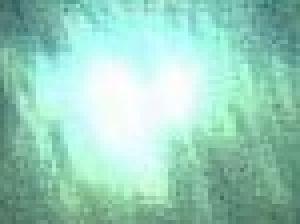
#> input picture CutRE/bboxreflejo (1999).jpg, 75 x 56 px (shown 4 times larger); its folder holds only this picture in this run
$ python brillo_CaracteRE.py
#> lines starting #> are read from the running program, lines starting #| are printed output that depends on the picture
# -*- coding: utf-8 -*-
"""
Created on Sun Aug  4 00:27:48 2019

@author: Usuario
"""

import cv2
import pylab as plt
from matplotlib import pyplot as plt
import numpy as np
import glob
import pandas as pd
#from scipy import stats
from contrasbrillo import contraste, brillo

brilloop2= []
brillomedia = []
contras = []
des=[]


for image in glob.glob('*.jpg'):
    #image = '00002.jpg'
    im = cv2.imread(image)
#> im is the input picture: shape (56, 75, 3); mean B, G, R 188.6, 207.8, 152.5
    R,G,B=cv2.split(im)
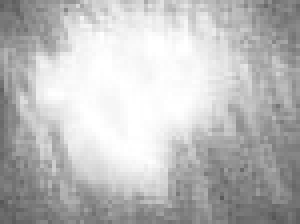
#> R: shape (56, 75) (shown 4 times larger); min 86, max 255, mean 188.6
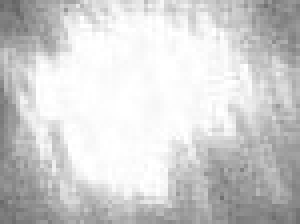
#> G: shape (56, 75) (shown 4 times larger); min 101, max 255, mean 207.8
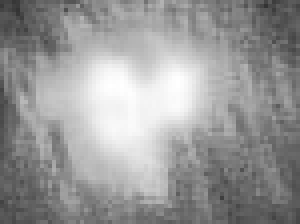
#> B: shape (56, 75) (shown 4 times larger); min 51, max 255, mean 152.5
    w,h,ch=im.shape
#> w = 56; h = 75; ch = 3
    brillon=np.sqrt(0.241*R**2+0.691*G**2+0.068*B**2)/(w*h)
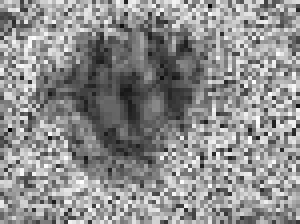
#> brillon: shape (56, 75) float64 (shown 4 times larger); min 0, max 0.00367, mean 0.00205; drawn with min black and max white
    brillomedia.append(np.mean(brillon))
    img=cv2.cvtColor(im,cv2.COLOR_RGB2GRAY)
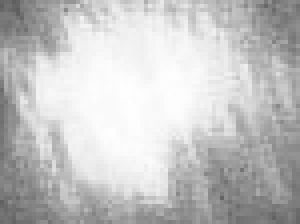
#> img: shape (56, 75) (shown 4 times larger); min 94, max 255, mean 195.8
#> (the run stopped early here; a loop or call above may not have finished)

$ run again, on CutRE/bboxreflejo (3235).jpg
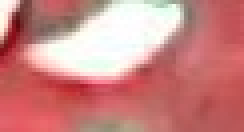
#> input picture CutRE/bboxreflejo (3235).jpg, 61 x 33 px (shown 4 times larger)
#> im is the input picture: shape (33, 61, 3); mean B, G, R 131.2, 133.2, 203.4
#> `R,G,B=cv2.split(im)`:
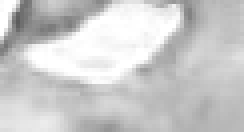
#> B: shape (33, 61) (shown 4 times larger); min 92, max 255, mean 203.4
#> `brillon=np.sqrt(0.241*R**2+0.691*G**2+0.068*B**2)/(w*h)`:
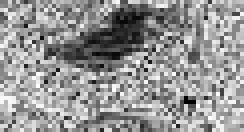
#> brillon: shape (33, 61) float64 (shown 4 times larger); min 0.000259, max 0.00776, mean 0.00465; drawn with min black and max white
